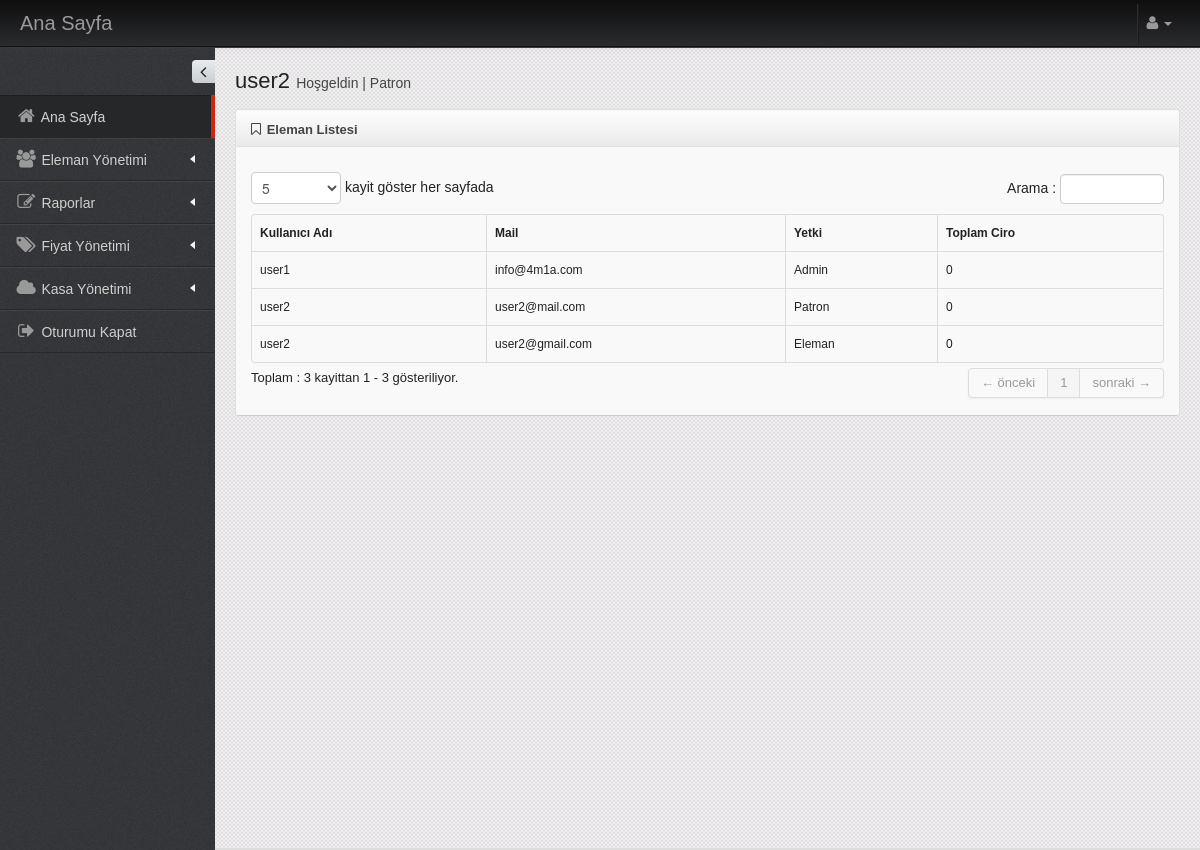
The app's page /eleman.php (signed in), older data.
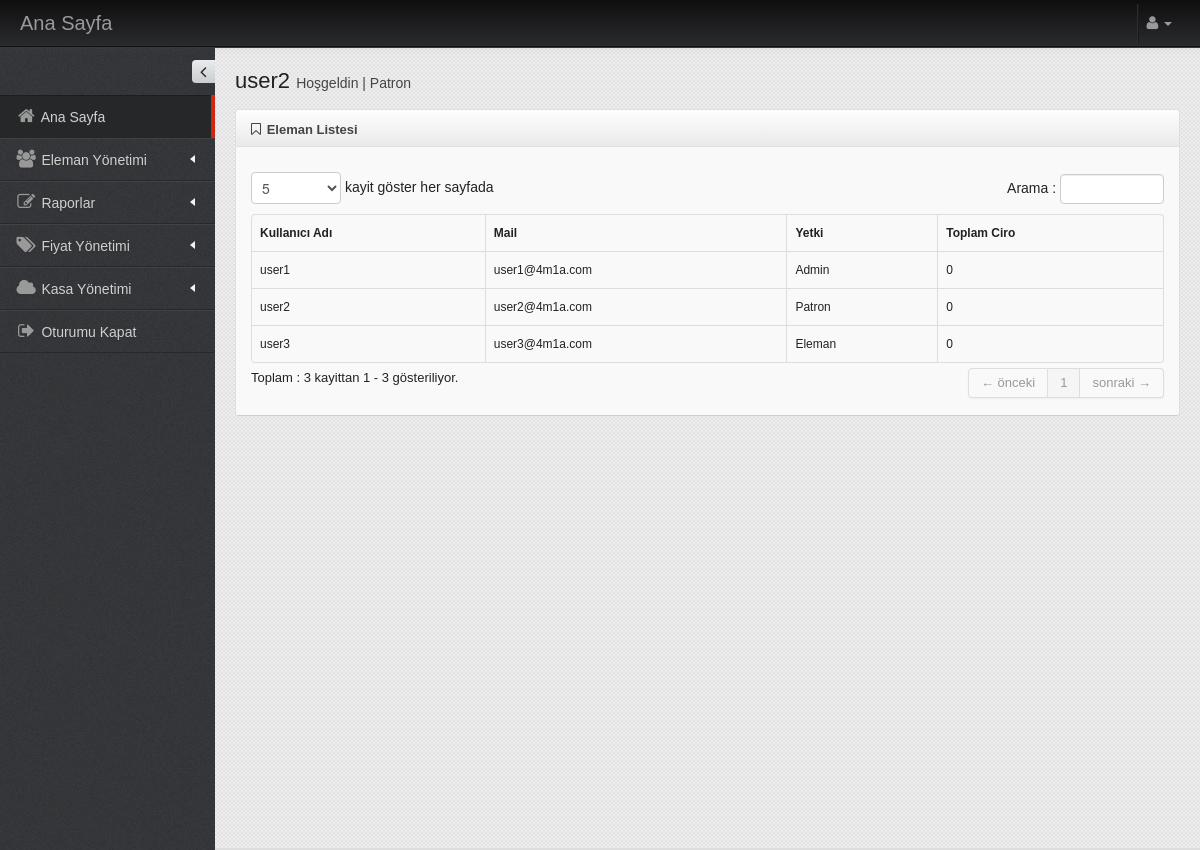
The same page, newer data.
### tables this page shows
CREATE TABLE `user` (
  `id` int(11) NOT NULL,
  `kullanici` varchar(50) NOT NULL,
  `mail` varchar(100) NOT NULL,
  `sifre` varchar(150) NOT NULL,
  `yetki` varchar(50) NOT NULL
);

### eleman.php (the view, shortened to what this page needs)
<?php
	include("include/config.php");
	if(empty($_SESSION["kullanici"])){
		header("Refresh: 0; url= index.php");
	}else if(!strcmp("Patron", $_SESSION['yetki'])){
?>
<!DOCTYPE html>
 <html lang="tr">
	<head>
		<link href="assets/plugins/bootstrap/css/bootstrap.min.css" rel="stylesheet" />
		<link href="assets/plugins/bootstrap/css/bootstrap-responsive.min.css" rel="stylesheet" />
		<link href="assets/plugins/font-awesome/css/font-awesome.css" rel="stylesheet" />
		<link href="assets/css/style.css" rel="stylesheet" />
		<link href="assets/css/style-responsive.css" rel="stylesheet" />
		<link href="assets/css/themes/default.css" rel="stylesheet" id="style_color" />
		<link href="assets/plugins/uniform/css/uniform.default.css" rel="stylesheet" type="text/css" />
		<link href="#" rel="stylesheet" id="style_metro" />
		<link href="assets/plugins/fancybox/source/jquery.fancybox.css" rel="stylesheet" rel="stylesheet" type="text/css" />
		<link href="assets/plugins/gritter/css/jquery.gritter.css" rel="stylesheet" type="text/css" />
		<link href="assets/plugins/bootstrap-daterangepicker/daterangepicker.css" rel="stylesheet" type="text/css" />
		<link href="assets/plugins/fullcalendar/fullcalendar/bootstrap-fullcalendar.css" rel="stylesheet" type="text/css"  />
		<link href="assets/plugins/jqvmap/jqvmap/jqvmap.css" media="screen" rel="stylesheet" type="text/css" />
	</head>
	<body class="fixed-top">
		<?php include("header.php") ;?>
		<div id="container" class="row-fluid">
			<?php include("menu.php") ;?>
		</div>
		<div id="body">
			<div class="container-fluid">
				<div class="row-fluid">
						<div class="span12">
							<h3 class="page-title">
								<?php echo $_SESSION['kullanici']; ?> <small>Hoşgeldin | <?php echo $_SESSION['yetki']; ?></small>
							</h3>
						</div>
				</div>
				<div id="page" class="dashboard">
					<div class="row-fluid">
						<div class="span12">
							<div class="widget box light-grey">
								<div class="widget-title">
									<h4><i class="icon-bookmark-empty"></i> Eleman Listesi</h4>
								</div>
								<div class="widget-body">
									<div class="clearfix margin-bottom-10"></div>
									<table class="table table-striped table-bordered table-hover" id="sample_1" style="font-size:12px;">
										<thead>
											<tr>
												<th>Kullanıcı Adı</th>
												<th>Mail</th>
												<th>Yetki</th>
												<th>Toplam Ciro</th>
											</tr>
										</thead>
										<tbody>
											<?php
											$selectUser = "SELECT * FROM user";
											$rUser = $conn->query($selectUser);
											if (mysqli_num_rows($rUser)>0){
												while ($row = $rUser->fetch_array(MYSQLI_NUM)) {
													if(strcmp(0,$row[4])){
														echo '<tr class="odd gradeX"><td>'.$row[1].'</td>
														<td>'.$row[2].'</td>
														<td>'.$row[4].'</td>';
														$selectKasa = "SELECT miktar FROM kasa WHERE eleman_id='".$row[0]."'";
														$ciro = $conn->query($selectKasa);
														if (mysqli_num_rows($ciro)>0){
															$total = 0;
															while ($elemanCiro = $ciro->fetch_array(MYSQLI_NUM)) {
																$total = $total + $elemanCiro[0];
															}
															echo '<td>'.$total.'</td>';
														}else{
															echo '<td>0</td>';
														}
													}
												}
											}
											else{
												echo'<tr><td>-</td><td>-</td><td>-</td><td>-</td></tr>';
											}
											?>
										</tbody>
									</table>
								</div>
							</div>
						</div>
					</div>
				</div>
			</div>
		</div>
	</body>
</html>
<?php
	}else{
		header("Refresh: 0; url= dashboard.php");
	}
?>

Row changes from the older to the newer data that the page shows:
changed user "user1": mail "info@4m1a.com" → "user1@4m1a.com"
changed user "user2": mail "user2@mail.com" → "user2@4m1a.com"
changed user "Eleman": kullanici "user2" → "user3"; mail "user2@gmail.com" → "user3@4m1a.com"
